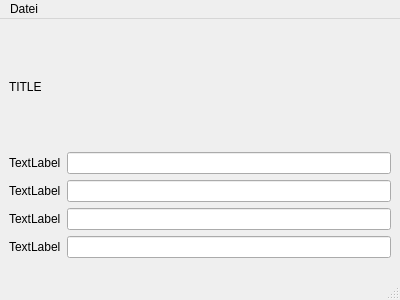
<?xml version="1.0" encoding="UTF-8"?>
<ui version="4.0">
 <class>CCdwkFileNamingDialog</class>
 <widget class="QMainWindow" name="CCdwkFileNamingDialog">
  <property name="geometry">
   <rect>
    <x>0</x>
    <y>0</y>
    <width>400</width>
    <height>300</height>
   </rect>
  </property>
  <property name="windowTitle">
   <string>C3dNamingDialog</string>
  </property>
  <widget class="QWidget" name="centralwidget">
   <layout class="QVBoxLayout" name="verticalLayout">
    <item>
     <widget class="QLabel" name="label_5">
      <property name="text">
       <string>TITLE</string>
      </property>
     </widget>
    </item>
    <item>
     <layout class="QFormLayout" name="formLayout">
      <item row="0" column="0">
       <widget class="QLabel" name="label">
        <property name="text">
         <string>TextLabel</string>
        </property>
       </widget>
      </item>
      <item row="0" column="1">
       <widget class="QLineEdit" name="lineEdit"/>
      </item>
      <item row="1" column="0">
       <widget class="QLabel" name="label_2">
        <property name="text">
         <string>TextLabel</string>
        </property>
       </widget>
      </item>
      <item row="1" column="1">
       <widget class="QLineEdit" name="lineEdit_2"/>
      </item>
      <item row="2" column="0">
       <widget class="QLabel" name="label_3">
        <property name="text">
         <string>TextLabel</string>
        </property>
       </widget>
      </item>
      <item row="2" column="1">
       <widget class="QLineEdit" name="lineEdit_3"/>
      </item>
      <item row="3" column="0">
       <widget class="QLabel" name="label_4">
        <property name="text">
         <string>TextLabel</string>
        </property>
       </widget>
      </item>
      <item row="3" column="1">
       <widget class="QLineEdit" name="lineEdit_4"/>
      </item>
     </layout>
    </item>
   </layout>
  </widget>
  <widget class="QMenuBar" name="menubar">
   <property name="geometry">
    <rect>
     <x>0</x>
     <y>0</y>
     <width>400</width>
     <height>22</height>
    </rect>
   </property>
   <widget class="QMenu" name="menuDatei">
    <property name="title">
     <string>Datei</string>
    </property>
    <addaction name="actionImport_csv"/>
   </widget>
   <addaction name="menuDatei"/>
  </widget>
  <widget class="QStatusBar" name="statusbar"/>
  <action name="actionImport_csv">
   <property name="text">
    <string>Import csv</string>
   </property>
  </action>
 </widget>
 <resources/>
 <connections/>
</ui>
